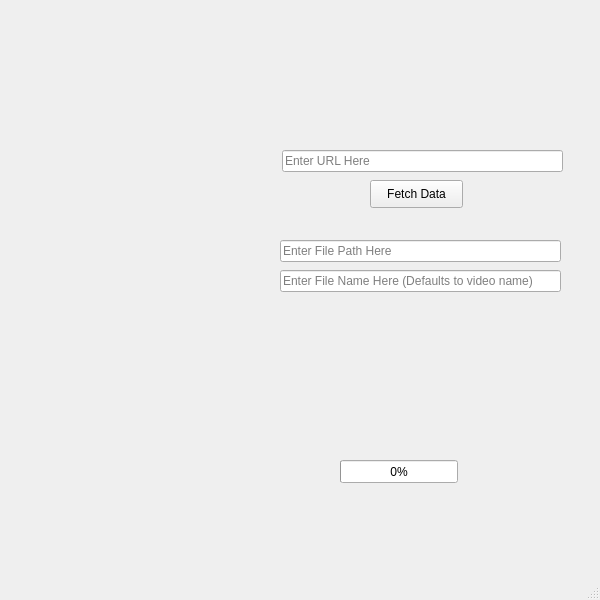
<?xml version="1.0" encoding="UTF-8"?>
<ui version="4.0">
 <class>MainWindow</class>
 <widget class="QMainWindow" name="MainWindow">
  <property name="enabled">
   <bool>true</bool>
  </property>
  <property name="geometry">
   <rect>
    <x>0</x>
    <y>0</y>
    <width>600</width>
    <height>600</height>
   </rect>
  </property>
  <property name="sizePolicy">
   <sizepolicy hsizetype="Fixed" vsizetype="Fixed">
    <horstretch>0</horstretch>
    <verstretch>0</verstretch>
   </sizepolicy>
  </property>
  <property name="minimumSize">
   <size>
    <width>600</width>
    <height>600</height>
   </size>
  </property>
  <property name="maximumSize">
   <size>
    <width>600</width>
    <height>600</height>
   </size>
  </property>
  <property name="baseSize">
   <size>
    <width>600</width>
    <height>600</height>
   </size>
  </property>
  <property name="windowTitle">
   <string>Yt-Downloader</string>
  </property>
  <widget class="QWidget" name="centralwidget">
   <widget class="QPushButton" name="fetchButton">
    <property name="geometry">
     <rect>
      <x>370</x>
      <y>180</y>
      <width>93</width>
      <height>28</height>
     </rect>
    </property>
    <property name="text">
     <string>Fetch Data</string>
    </property>
   </widget>
   <widget class="QLineEdit" name="urlBar">
    <property name="geometry">
     <rect>
      <x>282</x>
      <y>150</y>
      <width>281</width>
      <height>22</height>
     </rect>
    </property>
    <property name="placeholderText">
     <string>Enter URL Here</string>
    </property>
   </widget>
   <widget class="QProgressBar" name="progressBar">
    <property name="geometry">
     <rect>
      <x>340</x>
      <y>460</y>
      <width>118</width>
      <height>23</height>
     </rect>
    </property>
    <property name="value">
     <number>0</number>
    </property>
   </widget>
   <widget class="QLineEdit" name="pathBar">
    <property name="geometry">
     <rect>
      <x>280</x>
      <y>240</y>
      <width>281</width>
      <height>22</height>
     </rect>
    </property>
    <property name="placeholderText">
     <string>Enter File Path Here</string>
    </property>
   </widget>
   <widget class="QLineEdit" name="nameBar">
    <property name="geometry">
     <rect>
      <x>280</x>
      <y>270</y>
      <width>281</width>
      <height>22</height>
     </rect>
    </property>
    <property name="placeholderText">
     <string>Enter File Name Here (Defaults to video name)</string>
    </property>
   </widget>
  </widget>
  <widget class="QStatusBar" name="statusbar"/>
 </widget>
 <resources/>
 <connections/>
</ui>
